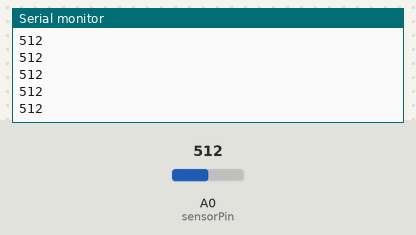
Recording of a sketch running on a simulated Arduino Uno, built with avr-gcc and run on an emulated ATmega328P. Parts: the last lines printed to the serial monitor. The test bench sets the inputs (shaded band); at power-on: A0 (sensorPin) = 512.

Above: at 1.2 s.
1.3 s: A0 (sensorPin) set to 716
At 1.41 s:
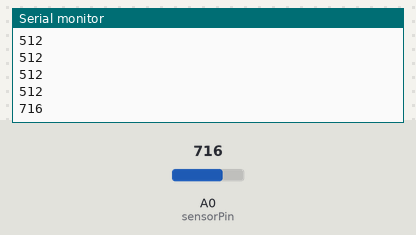
2.8 s: A0 (sensorPin) set to 900
At 2.81 s:
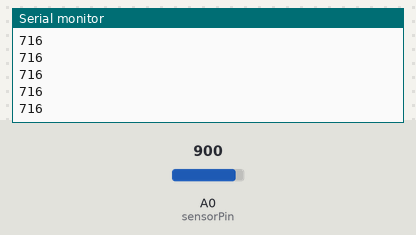
Timing chart, 0 to 5.8 s (numbered marks = the images above; inputs shaded):
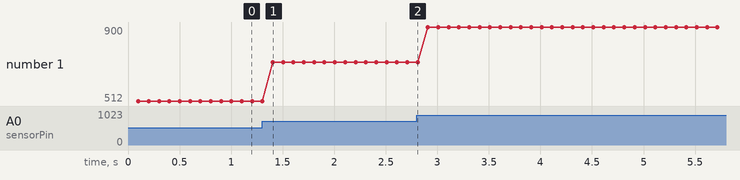

The sketch:

Ardunio_sensorPressed.ino
```cpp
// Reads analogue sensor and writes value to the serial port

int sensorPin = 0; //sensor hooked up to analog pin 0
int val = 0;

void setup() {
Serial.begin(9600); // Start serial communication at 9600 bps
}

void loop() {
val = analogRead(sensorPin); //read sensor and assign to variable called val
delay(100); // Wait 100 milliseconds
Serial.println(val);
}
```

Measured:
- after the input at 1.3 s, the serial monitor: prints a new line after 0.10 s (image 1)
- plotted number 1: 512 → 716 after the input at 1.3 s, 716 → 900 after the input at 2.8 s
